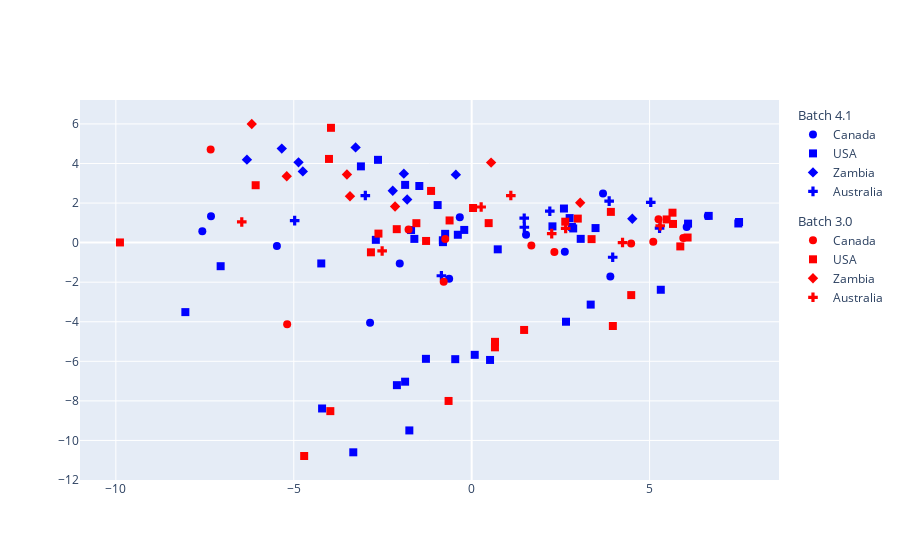

The notebook cell saved with this chart:
### Markdown cell above
### Reconstructing the data

### Code cell
recon_data = model.reconstruct()

plotPCoA(recon_data, sample_label=dtu_sample_label, batch_label=dtu_batch_label, experiment_label=dtu_bio_label)

### Figure 1 — Plotly figure (JSON) as saved in the notebook; plotly's stock layout.template omitted (floating-point values rounded to 4 significant figures)
{"data": [{"legendgroup": "4.1", "legendgrouptitle": {"text": "Batch 4.1"}, "marker": {"color": ["blue", "blue", "blue", "blue", "blue", "blue", "blue", "blue", "blue", "blue", "blue", "blue", "blue"], "size": 8, "symbol": ["circle", "circle", "circle", "circle", "circle", "circle", "circle", "circle", "circle", "circle", "circle", "circle", "circle"]}, "mode": "markers", "name": "Canada", "type": "scatter", "x": [-2.856, 6.043, -7.326, -5.474, 1.528, -0.6333, -7.57, 2.617, 3.897, -0.3343, 6.636, -2.022, 3.69], "y": [-4.047, 0.794, 1.332, -0.1729, 0.3931, -1.821, 0.5782, -0.4577, -1.715, 1.282, 1.339, -1.058, 2.487]}, {"legendgroup": "4.1", "legendgrouptitle": {"text": "Batch 4.1"}, "marker": {"color": ["blue", "blue", "blue", "blue", "blue", "blue", "blue", "blue", "blue", "blue", "blue", "blue", "blue", "blue", "blue", "blue", "blue", "blue", "blue", "blue", "blue", "blue", "blue", "blue", "blue", "blue", "blue", "blue", "blue", "blue", "blue", "blue", "blue", "blue", "blue", "blue", "blue", "blue", "blue", "blue"], "size": 8, "symbol": ["square", "square", "square", "square", "square", "square", "square", "square", "square", "square", "square", "square", "square", "square", "square", "square", "square", "square", "square", "square", "square", "square", "square", "square", "square", "square", "square", "square", "square", "square", "square", "square", "square", "square", "square", "square", "square", "square", "square", "square"]}, "mode": "markers", "name": "USA", "type": "scatter", "x": [-0.3895, -0.8074, 0.7324, -1.704, -0.9566, 3.064, -4.227, -1.286, -2.694, -1.871, -3.113, 2.27, 6.081, 7.493, -3.328, 5.315, 2.753, -1.472, 2.593, 6.661, 3.345, 2.853, -0.7459, -0.8106, -7.055, -0.4623, -4.204, -2.102, 7.514, -0.2092, -1.611, -8.047, 3.481, 2.65, -2.633, 2.817, -1.87, -1.752, 0.08564, 0.5159], "y": [0.3973, 0.02428, -0.3399, 0.6356, 1.898, 0.1904, -1.053, -5.875, 0.1401, -7.03, 3.854, 0.8223, 0.9593, 0.9676, -10.6, -2.383, 1.24, 2.863, 1.723, 1.352, -3.133, 0.7167, 0.4442, 0.1185, -1.193, -5.891, -8.385, -7.206, 1.042, 0.6419, 0.1892, -3.513, 0.7352, -3.999, 4.185, 0.7972, 2.918, -9.494, -5.672, -5.931]}, {"legendgroup": "4.1", "legendgrouptitle": {"text": "Batch 4.1"}, "marker": {"color": ["blue", "blue", "blue", "blue", "blue", "blue", "blue", "blue", "blue", "blue"], "size": 8, "symbol": ["diamond", "diamond", "diamond", "diamond", "diamond", "diamond", "diamond", "diamond", "diamond", "diamond"]}, "mode": "markers", "name": "Zambia", "type": "scatter", "x": [-4.745, -0.4447, -2.218, -4.866, 4.514, -6.316, -3.262, -1.906, -5.337, -1.813], "y": [3.6, 3.435, 2.622, 4.058, 1.203, 4.194, 4.813, 3.486, 4.753, 2.183]}, {"legendgroup": "4.1", "legendgrouptitle": {"text": "Batch 4.1"}, "marker": {"color": ["blue", "blue", "blue", "blue", "blue", "blue", "blue", "blue", "blue", "blue"], "size": 8, "symbol": ["cross", "cross", "cross", "cross", "cross", "cross", "cross", "cross", "cross", "cross"]}, "mode": "markers", "name": "Australia", "type": "scatter", "x": [-4.975, 1.476, 1.48, 5.28, 5.033, 3.963, 2.196, -2.989, 3.864, -0.8514], "y": [1.114, 1.235, 0.7764, 0.7293, 2.038, -0.7389, 1.588, 2.378, 2.097, -1.676]}, {"legendgroup": "3.0", "legendgrouptitle": {"text": "Batch 3.0"}, "marker": {"color": ["red", "red", "red", "red", "red", "red", "red", "red", "red", "red", "red"], "size": 8, "symbol": ["circle", "circle", "circle", "circle", "circle", "circle", "circle", "circle", "circle", "circle", "circle"]}, "mode": "markers", "name": "Canada", "type": "scatter", "x": [5.103, -7.336, 2.324, -1.774, 5.946, -0.787, -0.7433, -5.186, 5.25, 4.481, 1.677], "y": [0.04475, 4.703, -0.4798, 0.6644, 0.234, -1.975, 0.1866, -4.122, 1.18, -0.04899, -0.1462]}, {"legendgroup": "3.0", "legendgrouptitle": {"text": "Batch 3.0"}, "marker": {"color": ["red", "red", "red", "red", "red", "red", "red", "red", "red", "red", "red", "red", "red", "red", "red", "red", "red", "red", "red", "red", "red", "red", "red", "red", "red", "red", "red", "red", "red", "red"], "size": 8, "symbol": ["square", "square", "square", "square", "square", "square", "square", "square", "square", "square", "square", "square", "square", "square", "square", "square", "square", "square", "square", "square", "square", "square", "square", "square", "square", "square", "square", "square", "square", "square"]}, "mode": "markers", "name": "USA", "type": "scatter", "x": [-2.831, 0.6539, 5.479, -2.106, 2.63, -3.973, -1.142, -6.071, 3.369, 2.982, 0.6553, -9.885, -1.554, -4.708, -2.62, 5.658, 1.473, -3.955, 5.863, 3.967, 5.644, 4.483, -0.6496, -4.011, 6.068, 0.03827, -1.282, -0.6211, 0.4773, 3.911], "y": [-0.4897, -5.293, 1.171, 0.6796, 1.059, -8.518, 2.612, 2.901, 0.176, 1.214, -5.016, 0.008418, 0.9823, -10.79, 0.4557, 0.9438, -4.415, 5.804, -0.1915, -4.216, 1.513, -2.653, -8.004, 4.23, 0.2582, 1.751, 0.08381, 1.121, 0.9858, 1.554]}, {"legendgroup": "3.0", "legendgrouptitle": {"text": "Batch 3.0"}, "marker": {"color": ["red", "red", "red", "red", "red", "red", "red"], "size": 8, "symbol": ["diamond", "diamond", "diamond", "diamond", "diamond", "diamond", "diamond"]}, "mode": "markers", "name": "Zambia", "type": "scatter", "x": [-2.153, 3.049, -6.181, -5.198, -3.42, -3.506, 0.5454], "y": [1.827, 2.013, 5.996, 3.352, 2.345, 3.447, 4.045]}, {"legendgroup": "3.0", "legendgrouptitle": {"text": "Batch 3.0"}, "marker": {"color": ["red", "red", "red", "red", "red", "red", "red", "red"], "size": 8, "symbol": ["cross", "cross", "cross", "cross", "cross", "cross", "cross", "cross"]}, "mode": "markers", "name": "Australia", "type": "scatter", "x": [-2.516, 2.249, 1.1, 0.2659, 5.298, 2.641, -6.461, 4.24], "y": [-0.4215, 0.4534, 2.379, 1.801, 0.8533, 0.718, 1.045, 0.003196]}], "layout": {}}
